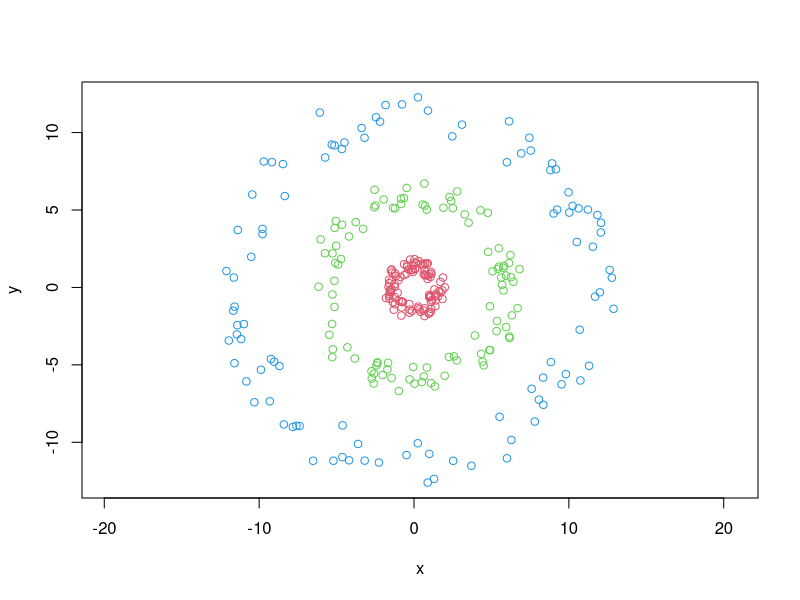
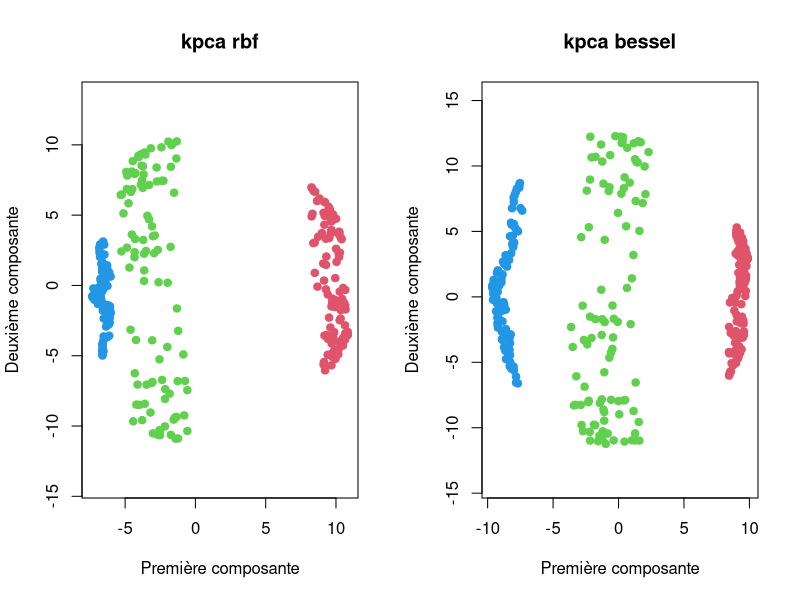
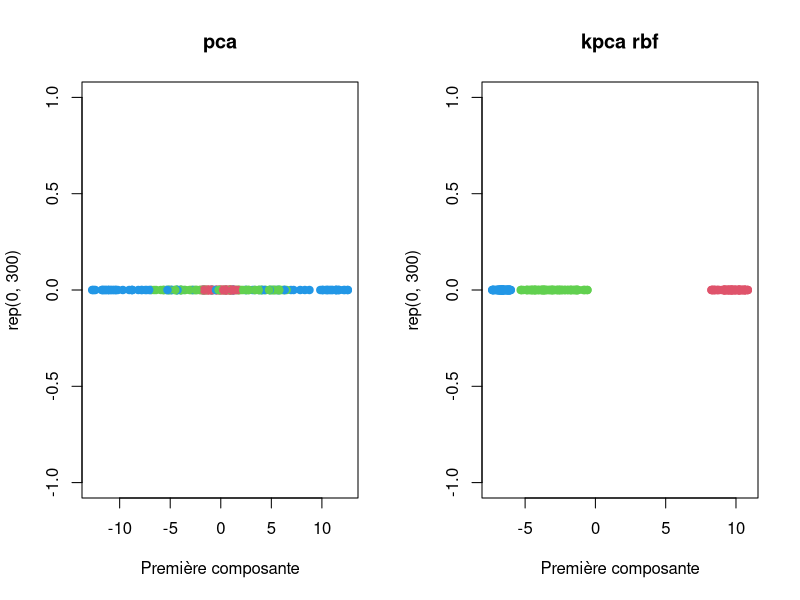
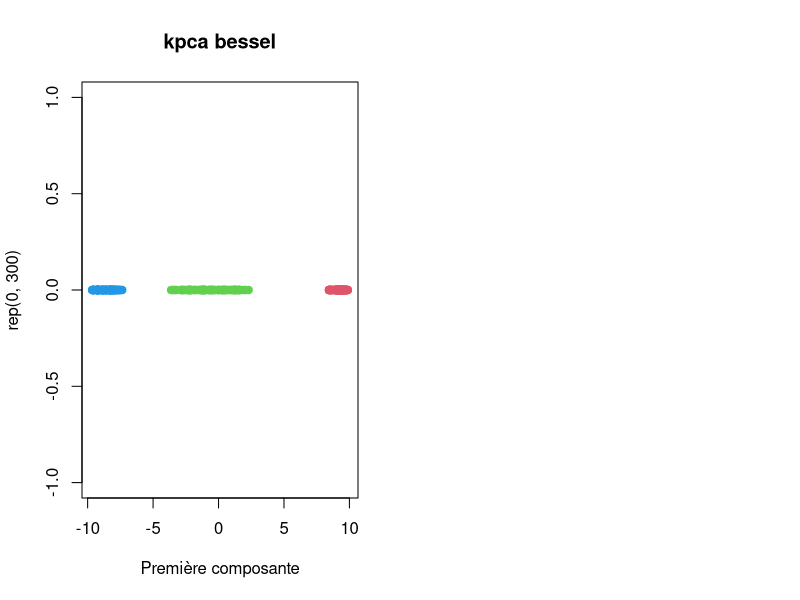

R code for these plots, in order:
library(kernlab)
library(readr)
library(dplyr)

angles <- runif(300, 0, 2 * pi)
radius <- runif(300, c(1, 5, 10), c(2, 7, 13))
circle_class <- rep(2:4, 100)

x <- radius * cos(angles)
y <- radius * sin(angles)

circle_data <- cbind(x, y)

plot(circle_data, col = circle_class, asp = 1)

kpc_rbf <- kpca(circle_data, kernel = "rbfdot", kpar = list(sigma = 0.05), features = 2)
kpc_bessel <- kpca(circle_data, kernel = "besseldot", kpar = list(sigma = 0.6, order = 3), features = 2)

par(mfrow = c(1, 2))
plot(rotated(kpc_rbf), col = circle_class, pch = 19, main = "kpca rbf", asp = 1, xlab = "Première composante", ylab = "Deuxième composante")
plot(rotated(kpc_bessel), col = circle_class, pch = 19, main = "kpca bessel", asp = 1, xlab = "Première composante", ylab = "Deuxième composante")

pc <- prcomp(circle_data, rank. = 1)
kpc_rbf <- kpca(circle_data, kernel = "rbfdot", kpar = list(sigma = 0.05), features = 1)
kpc_bessel <- kpca(circle_data, kernel = "besseldot", kpar = list(sigma = 0.6, order = 3), features = 1)

plot(pc$x, rep(0, 300), col = circle_class, pch = 19, main = "pca", xlab = "Première composante")
plot(rotated(kpc_rbf), rep(0, 300), col = circle_class, pch = 19, main = "kpca rbf", xlab = "Première composante")
plot(rotated(kpc_bessel), rep(0, 300), col = circle_class, pch = 19, main = "kpca bessel", xlab = "Première composante")
